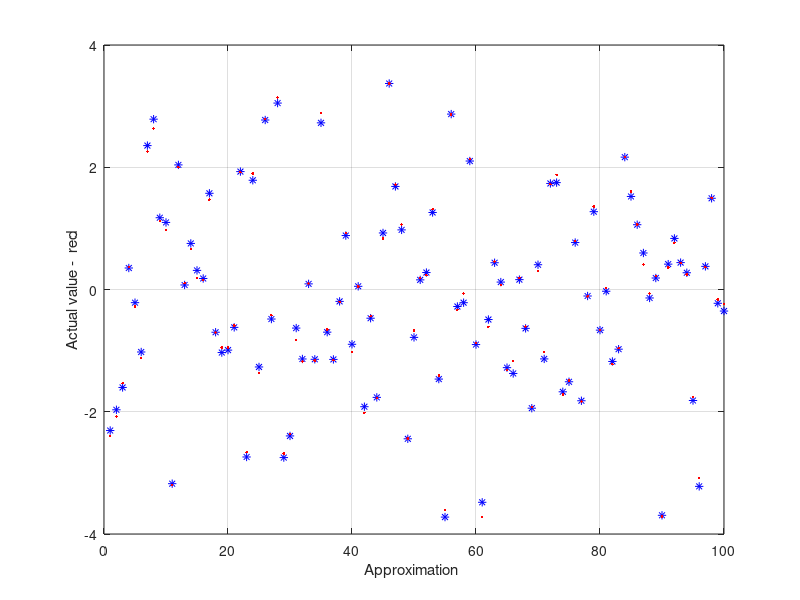

Source code (MATLAB):
close all;
clearvars;
clc;
Y = randn(100,2);
W = [1 1; 1 -1; 2 1; 2 -1]';
X = Y * W + 0.1 * randn(100,4);


[w, pc, ev] = pca(X);


%% How should you interpret these? Well, pc is the matrix of principal  
% components.It should pull out factors very close to the original Y 
% variables. You can check this:
corr(pc(:,1),Y(:,1));
corr(pc(:,2),Y(:,2));


%% The combination pc * w' will recreate the original data, minus its mean.
% The mean is always subtracted prior to performing PCA. Therefore to get 
% the original data we do
mu = mean(X);
xhat = bsxfun(@minus,X,mu); % subtract the mean
norm(pc * w' - xhat);


%% Because w is orthogonal, you also have Xhat * w = pc, 
% or schematically (i.e. this code won't execute) 
% (X - mu) * w = pc     <=>      X = mu + pc * w'


%% To get an approximation to your original data, you can start dropping 
%columns from the computed principal components. To get an idea of which
% columns to drop, we examine the ev variable

Relevancia=ev/sum(ev)*100


Xapprox = pc(:,1:2) * w(:,1:2)';
Xapprox = bsxfun(@plus,mu,Xapprox); % add the mean back in

 plot(Xapprox(:,1),'*b'); hold on; plot(X(:,1),'.r')

xlabel('Approximation '); ylabel('Actual value -  red'); grid on;


